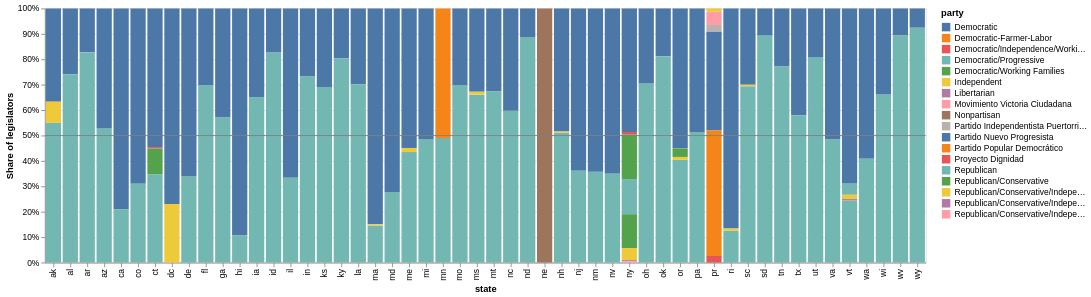

The notebook cell saved with this chart:
### Markdown cell above
## Part 2: Party Breakdown

We'll now take a look at party control. We can start with essentially the same chart.

### 2.0 - Party Control

Copy your code from 1.2 above & modify it to use party instead of gender.  Your graph will wind up with too many parties, see `imgs/ex2.0.png`.

### Code cell
def party_control_raw(df):
    bars = alt.Chart(df).mark_bar().encode(
        x = "state",
        y = alt.Y("count()").stack("normalize").axis(format="%").title("Share of legislators"),
        color = "party",
    )

    line = alt.Chart(pd.DataFrame({"y": [0.5]})).mark_rule(color="gray").encode(
        y = alt.Y("y").title("Share of legislators")
    )
    return bars + line

party_control_raw(legislators_df())

### Figure 1 — Vega-Lite specification as saved in the notebook (floating-point values rounded to 4 significant figures; data arrays with more than 128 entries replaced by an {"elided": "..."} marker saying what was removed)
{"config": {"view": {"continuousWidth": 300, "continuousHeight": 300}}, "layer": [{"data": {"name": "data-04b7d41f99d24ad70326425f13df79c0"}, "mark": {"type": "bar"}, "encoding": {"color": {"field": "party", "type": "nominal"}, "x": {"field": "state", "type": "nominal"}, "y": {"aggregate": "count", "axis": {"format": "%"}, "stack": "normalize", "title": "Share of legislators", "type": "quantitative"}}}, {"data": {"name": "data-56e8450a96e5483e8a99fd90422daa8f"}, "mark": {"type": "rule", "color": "gray"}, "encoding": {"y": {"field": "y", "title": "Share of legislators", "type": "quantitative"}}}], "$schema": "https://vega.github.io/schema/vega-lite/v6.4.1.json", "datasets": {"data-04b7d41f99d24ad70326425f13df79c0": {"elided": "7435 records"}, "data-56e8450a96e5483e8a99fd90422daa8f": [{"y": 0.5}]}}
